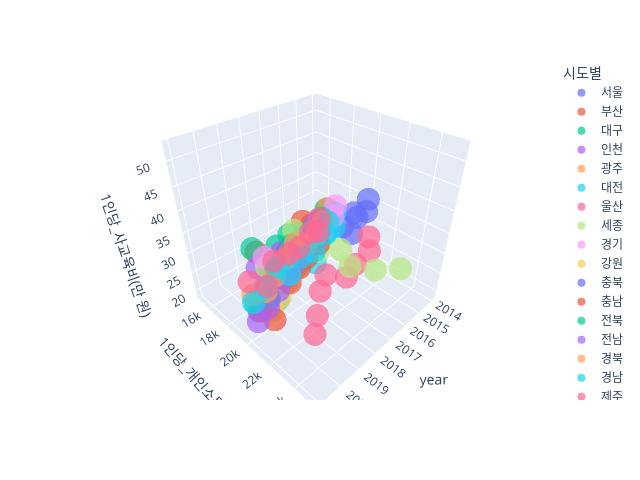

The cell this chart's notebook holds for it:
### Code cell
fig = px.scatter_3d(grdp, x='year', y='1인당_개인소득(원)', z='1인당_사교육비(만 원)', 
                    color='시도별', width=640, height=480,
                    size_max=18, opacity=0.7)
fig.show()

### Figure 1 — Plotly figure (JSON) as saved in the notebook; plotly's stock layout.template omitted (floating-point values rounded to 4 significant figures)
{"data": [{"hovertemplate": "시도별=서울<br>year=%{x}<br>1인당_개인소득(원)=%{y}<br>1인당_사교육비(만 원)=%{z}<extra></extra>", "legendgroup": "서울", "marker": {"color": "#636efa", "opacity": 0.7, "symbol": "circle"}, "mode": "markers", "name": "서울", "scene": "scene", "showlegend": true, "type": "scatter3d", "x": [2014, 2015, 2016, 2017, 2018, 2019, 2020, 2021], "y": [19832, 20857, 21295, 22237, 23323, 23978, 24226, 25256], "z": [34.9, 35.5, 37, 41.7, 41.5, 46.3, 49.2, 52.6]}, {"hovertemplate": "시도별=부산<br>year=%{x}<br>1인당_개인소득(원)=%{y}<br>1인당_사교육비(만 원)=%{z}<extra></extra>", "legendgroup": "부산", "marker": {"color": "#EF553B", "opacity": 0.7, "symbol": "circle"}, "mode": "markers", "name": "부산", "scene": "scene", "showlegend": true, "type": "scatter3d", "x": [2014, 2015, 2016, 2017, 2018, 2019, 2020, 2021], "y": [16147, 17044, 17525, 18189, 18868, 19723, 20460, 21352], "z": [26.8, 27.6, 29.2, 33.5, 31.6, 32.5, 34, 42.1]}, {"hovertemplate": "시도별=대구<br>year=%{x}<br>1인당_개인소득(원)=%{y}<br>1인당_사교육비(만 원)=%{z}<extra></extra>", "legendgroup": "대구", "marker": {"color": "#00cc96", "opacity": 0.7, "symbol": "circle"}, "mode": "markers", "name": "대구", "scene": "scene", "showlegend": true, "type": "scatter3d", "x": [2014, 2015, 2016, 2017, 2018, 2019, 2020, 2021], "y": [16031, 17226, 17848, 18350, 18555, 19196, 20229, 21046], "z": [26.7, 26.8, 26.3, 30.6, 33.2, 34.2, 34.4, 42.2]}, {"hovertemplate": "시도별=인천<br>year=%{x}<br>1인당_개인소득(원)=%{y}<br>1인당_사교육비(만 원)=%{z}<extra></extra>", "legendgroup": "인천", "marker": {"color": "#ab63fa", "opacity": 0.7, "symbol": "circle"}, "mode": "markers", "name": "인천", "scene": "scene", "showlegend": true, "type": "scatter3d", "x": [2014, 2015, 2016, 2017, 2018, 2019, 2020, 2021], "y": [15507, 16598, 17222, 17884, 18659, 19582, 20310, 21317], "z": [22.6, 22.9, 23.6, 22.8, 30, 33.4, 32.9, 38.9]}, {"hovertemplate": "시도별=광주<br>year=%{x}<br>1인당_개인소득(원)=%{y}<br>1인당_사교육비(만 원)=%{z}<extra></extra>", "legendgroup": "광주", "marker": {"color": "#FFA15A", "opacity": 0.7, "symbol": "circle"}, "mode": "markers", "name": "광주", "scene": "scene", "showlegend": true, "type": "scatter3d", "x": [2014, 2015, 2016, 2017, 2018, 2019, 2020, 2021], "y": [16225, 17459, 18232, 18926, 19868, 20791, 21591, 22472], "z": [27.3, 27.2, 25.1, 27.6, 31, 31.9, 33.2, 37.4]}, {"hovertemplate": "시도별=대전<br>year=%{x}<br>1인당_개인소득(원)=%{y}<br>1인당_사교육비(만 원)=%{z}<extra></extra>", "legendgroup": "대전", "marker": {"color": "#19d3f3", "opacity": 0.7, "symbol": "circle"}, "mode": "markers", "name": "대전", "scene": "scene", "showlegend": true, "type": "scatter3d", "x": [2014, 2015, 2016, 2017, 2018, 2019, 2020, 2021], "y": [16946, 18229, 18741, 19314, 19649, 20648, 21707, 22730], "z": [27.1, 27.3, 29, 24.7, 29.3, 31.7, 34.9, 35.3]}, {"hovertemplate": "시도별=울산<br>year=%{x}<br>1인당_개인소득(원)=%{y}<br>1인당_사교육비(만 원)=%{z}<extra></extra>", "legendgroup": "울산", "marker": {"color": "#FF6692", "opacity": 0.7, "symbol": "circle"}, "mode": "markers", "name": "울산", "scene": "scene", "showlegend": true, "type": "scatter3d", "x": [2014, 2015, 2016, 2017, 2018, 2019, 2020, 2021], "y": [20142, 21348, 21422, 21956, 21655, 22617, 23863, 25165], "z": [25.4, 26.2, 25.5, 26.1, 29.1, 30.3, 31, 34]}, {"hovertemplate": "시도별=세종<br>year=%{x}<br>1인당_개인소득(원)=%{y}<br>1인당_사교육비(만 원)=%{z}<extra></extra>", "legendgroup": "세종", "marker": {"color": "#B6E880", "opacity": 0.7, "symbol": "circle"}, "mode": "markers", "name": "세종", "scene": "scene", "showlegend": true, "type": "scatter3d", "x": [2014, 2015, 2016, 2017, 2018, 2019, 2020, 2021], "y": [22944, 21957, 21000, 21404, 20990, 20674, 21407, 22061], "z": [21.5, 22.1, 24.1, 32, 33.4, 40.2, 37.2, 40.6]}, {"hovertemplate": "시도별=경기<br>year=%{x}<br>1인당_개인소득(원)=%{y}<br>1인당_사교육비(만 원)=%{z}<extra></extra>", "legendgroup": "경기", "marker": {"color": "#FF97FF", "opacity": 0.7, "symbol": "circle"}, "mode": "markers", "name": "경기", "scene": "scene", "showlegend": true, "type": "scatter3d", "x": [2014, 2015, 2016, 2017, 2018, 2019, 2020, 2021], "y": [16969, 18069, 18611, 19375, 19907, 20746, 21220, 21937], "z": [29.1, 30, 29.7, 29.4, 33.2, 35.7, 35.7, 42.2]}, {"hovertemplate": "시도별=강원<br>year=%{x}<br>1인당_개인소득(원)=%{y}<br>1인당_사교육비(만 원)=%{z}<extra></extra>", "legendgroup": "강원", "marker": {"color": "#FECB52", "opacity": 0.7, "symbol": "circle"}, "mode": "markers", "name": "강원", "scene": "scene", "showlegend": true, "type": "scatter3d", "x": [2014, 2015, 2016, 2017, 2018, 2019, 2020, 2021], "y": [15152, 16311, 16798, 17484, 18450, 19174, 20267, 21038], "z": [20.4, 21.2, 21.6, 22, 25.5, 20.9, 23.3, 28.9]}, {"hovertemplate": "시도별=충북<br>year=%{x}<br>1인당_개인소득(원)=%{y}<br>1인당_사교육비(만 원)=%{z}<extra></extra>", "legendgroup": "충북", "marker": {"color": "#636efa", "opacity": 0.7, "symbol": "circle"}, "mode": "markers", "name": "충북", "scene": "scene", "showlegend": true, "type": "scatter3d", "x": [2014, 2015, 2016, 2017, 2018, 2019, 2020, 2021], "y": [15558, 16531, 16915, 17465, 18440, 18989, 20029, 21081], "z": [21.6, 21.4, 22.6, 22.1, 29.1, 25.9, 25.7, 28.7]}, {"hovertemplate": "시도별=충남<br>year=%{x}<br>1인당_개인소득(원)=%{y}<br>1인당_사교육비(만 원)=%{z}<extra></extra>", "legendgroup": "충남", "marker": {"color": "#EF553B", "opacity": 0.7, "symbol": "circle"}, "mode": "markers", "name": "충남", "scene": "scene", "showlegend": true, "type": "scatter3d", "x": [2014, 2015, 2016, 2017, 2018, 2019, 2020, 2021], "y": [15509, 16703, 16952, 17788, 18458, 19216, 20393, 21262], "z": [20.2, 19.9, 18.8, 20.2, 20.2, 28.1, 21.1, 29.2]}, {"hovertemplate": "시도별=전북<br>year=%{x}<br>1인당_개인소득(원)=%{y}<br>1인당_사교육비(만 원)=%{z}<extra></extra>", "legendgroup": "전북", "marker": {"color": "#00cc96", "opacity": 0.7, "symbol": "circle"}, "mode": "markers", "name": "전북", "scene": "scene", "showlegend": true, "type": "scatter3d", "x": [2014, 2015, 2016, 2017, 2018, 2019, 2020, 2021], "y": [15548, 16239, 16499, 17059, 18141, 18941, 19991, 20862], "z": [23.4, 24, 21.4, 25.3, 24.5, 27.6, 26.3, 30]}, {"hovertemplate": "시도별=전남<br>year=%{x}<br>1인당_개인소득(원)=%{y}<br>1인당_사교육비(만 원)=%{z}<extra></extra>", "legendgroup": "전남", "marker": {"color": "#ab63fa", "opacity": 0.7, "symbol": "circle"}, "mode": "markers", "name": "전남", "scene": "scene", "showlegend": true, "type": "scatter3d", "x": [2014, 2015, 2016, 2017, 2018, 2019, 2020, 2021], "y": [15039, 16067, 16528, 17043, 18207, 19072, 19873, 20881], "z": [21.3, 21.2, 19.1, 19.5, 22, 22.6, 23, 25.6]}, {"hovertemplate": "시도별=경북<br>year=%{x}<br>1인당_개인소득(원)=%{y}<br>1인당_사교육비(만 원)=%{z}<extra></extra>", "legendgroup": "경북", "marker": {"color": "#FFA15A", "opacity": 0.7, "symbol": "circle"}, "mode": "markers", "name": "경북", "scene": "scene", "showlegend": true, "type": "scatter3d", "x": [2014, 2015, 2016, 2017, 2018, 2019, 2020, 2021], "y": [15738, 16550, 16894, 17428, 18185, 18748, 19798, 20667], "z": [22.5, 22.6, 22.5, 26.4, 26.4, 25.7, 27.2, 31.6]}, {"hovertemplate": "시도별=경남<br>year=%{x}<br>1인당_개인소득(원)=%{y}<br>1인당_사교육비(만 원)=%{z}<extra></extra>", "legendgroup": "경남", "marker": {"color": "#19d3f3", "opacity": 0.7, "symbol": "circle"}, "mode": "markers", "name": "경남", "scene": "scene", "showlegend": true, "type": "scatter3d", "x": [2014, 2015, 2016, 2017, 2018, 2019, 2020, 2021], "y": [16272, 17411, 17744, 18011, 18466, 19078, 19759, 20650], "z": [23.3, 24, 22.2, 23.7, 22.6, 28.9, 28.1, 29.8]}, {"hovertemplate": "시도별=제주<br>year=%{x}<br>1인당_개인소득(원)=%{y}<br>1인당_사교육비(만 원)=%{z}<extra></extra>", "legendgroup": "제주", "marker": {"color": "#FF6692", "opacity": 0.7, "symbol": "circle"}, "mode": "markers", "name": "제주", "scene": "scene", "showlegend": true, "type": "scatter3d", "x": [2014, 2015, 2016, 2017, 2018, 2019, 2020, 2021], "y": [15329, 16685, 17366, 17816, 18456, 18815, 19954, 20475], "z": [22.8, 23.6, 26.9, 26, 28.2, 29.8, 28.9, 34.2]}], "layout": {"height": 480, "legend": {"title": {"text": "시도별"}, "tracegroupgap": 0}, "margin": {"t": 60}, "scene": {"domain": {"x": [0, 1], "y": [0, 1]}, "xaxis": {"title": {"text": "year"}}, "yaxis": {"title": {"text": "1인당_개인소득(원)"}}, "zaxis": {"title": {"text": "1인당_사교육비(만 원)"}}}, "width": 640}}
